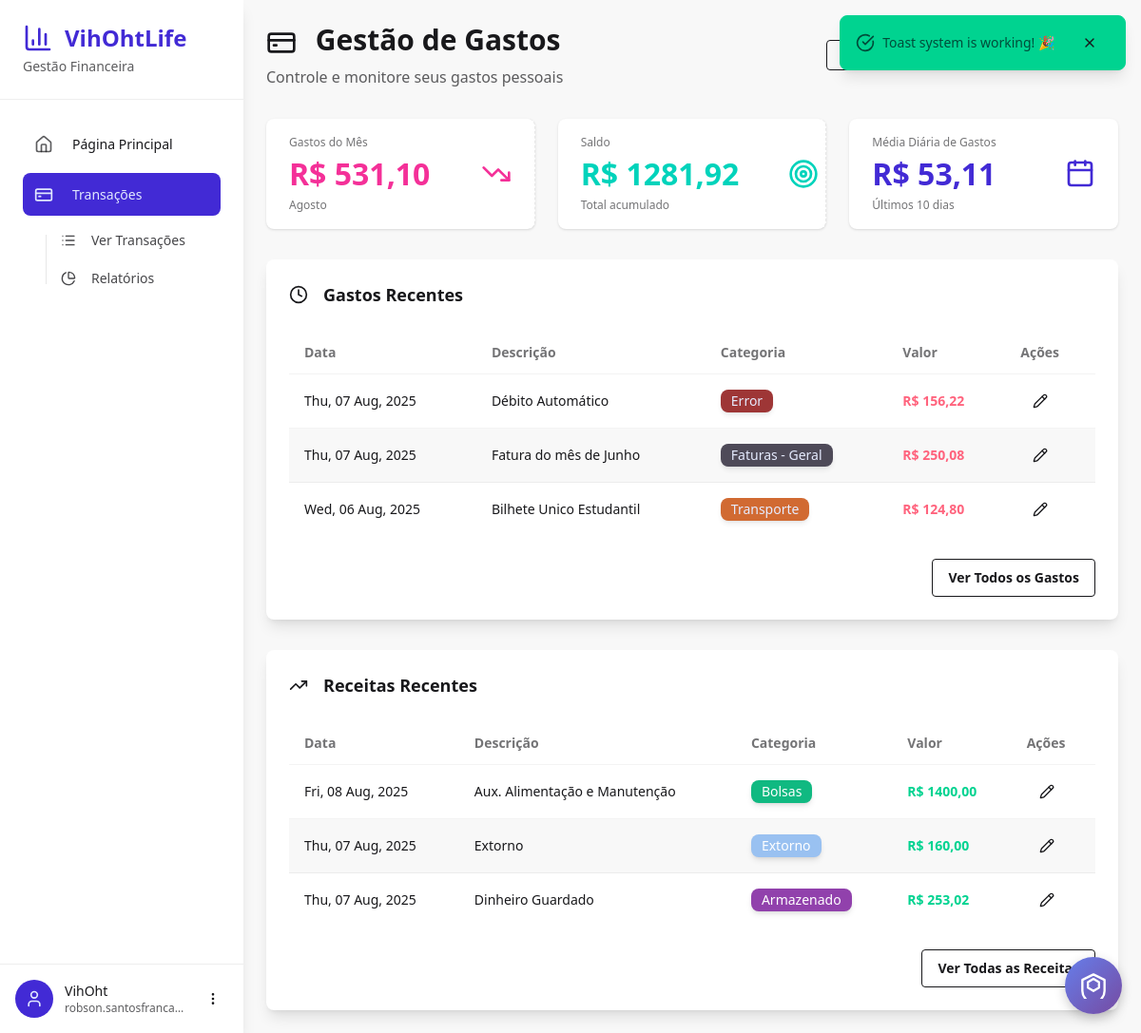
/finance/ (signed in), run on an earlier commit of the app's database.
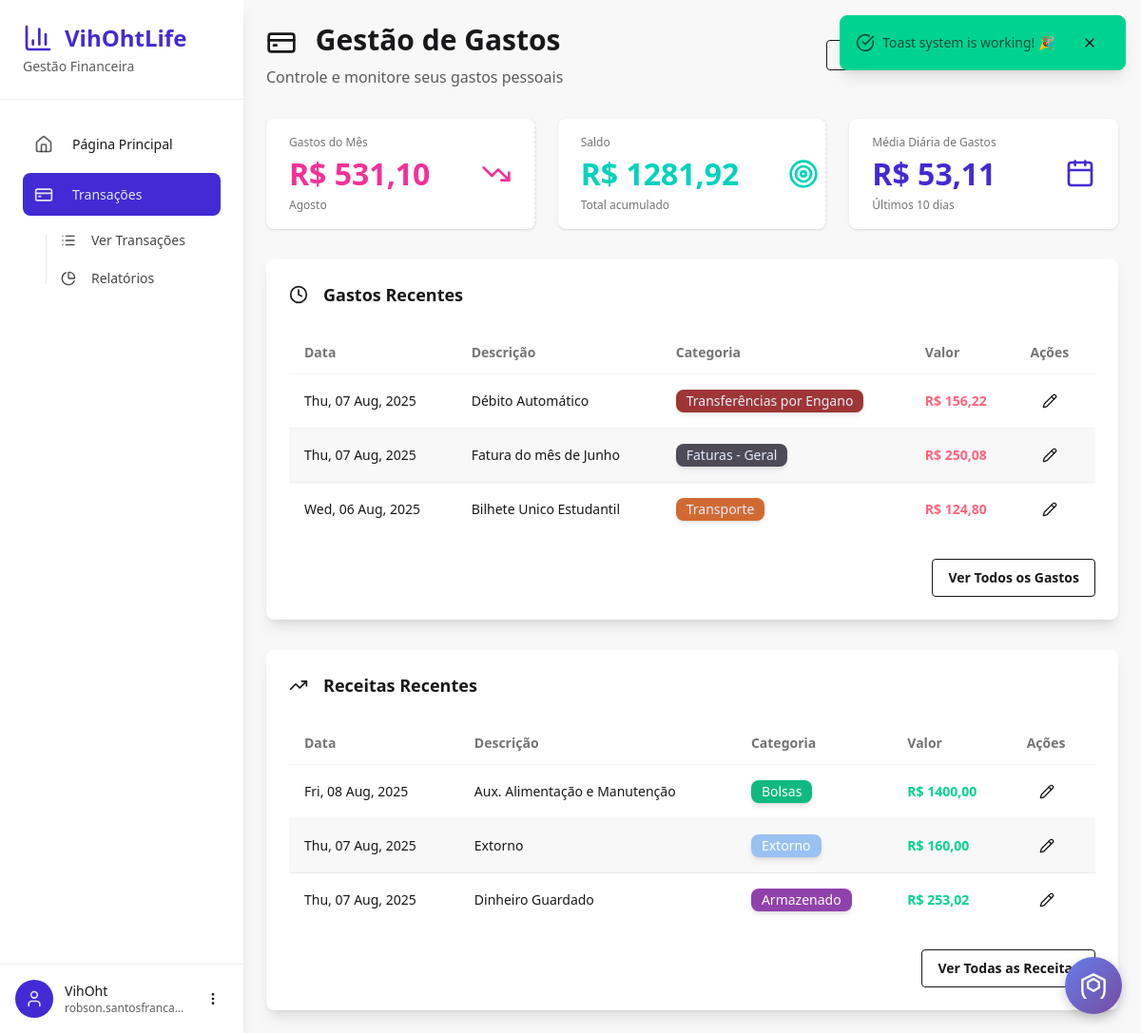
And on a later commit of the database.
### finance_manager/models.py (models this page shows, shortened)
class Expenses(models.Model):
    user = models.ForeignKey(settings.AUTH_USER_MODEL, on_delete=models.CASCADE)
    category = models.ForeignKey(
        ExpenseCategory, on_delete=models.CASCADE, null=True, blank=True
    )
    created_at = models.DateTimeField(auto_now_add=True)
    spent_at = models.DateField()
    description = models.CharField(max_length=100)
    detailed_description = models.CharField(max_length=600)
    amount = models.IntegerField()

class ExpenseCategory(models.Model):
    user = models.ForeignKey(settings.AUTH_USER_MODEL, on_delete=models.CASCADE)
    name = models.CharField(max_length=100)
    description = models.CharField(max_length=300)
    color = ColorField(default="#FFFFFF")
    class Meta:
        verbose_name_plural = "Expense Categories"
        unique_together = ["user", "name"]  # Prevent duplicate category names per user

### finance_manager/views.py (the view)
# urls.py: path("", views.dashboard, name="dashboard"),
@login_required
def dashboard(request):
    expenses = Expenses.objects.filter(user=request.user).order_by("-spent_at")[:5]
    expenses_this_month = Expenses.objects.filter(
        user=request.user,
        spent_at__year=datetime.now().year,
        spent_at__month=datetime.now().month,
    )
    incomes = Incomes.objects.filter(user=request.user).order_by("-received_at")[:5]
    expense_categories = ExpenseCategory.objects.filter(user=request.user)
    income_categories = IncomeCategorys.objects.filter(user=request.user)
    total_expenses = sum([x.amount for x in Expenses.objects.filter(user=request.user)])
    total_incomes = sum([x.amount for x in Incomes.objects.filter(user=request.user)])
    range_of_days = "Sem gastos neste mês"
    total_expenses_this_month = 0
    daily_mean = 0
    if expenses_this_month:
        range_of_days = f"Últimos {datetime.now().day} dias"
        total_expenses_this_month = sum([x.amount for x in expenses_this_month])
        daily_mean = total_expenses_this_month // datetime.now().day
    total_amount = total_incomes - total_expenses
    return render(
        request,
        "finance_manager/dashboard.html",
        {
            "expenses": expenses,
            "incomes": incomes,
            "expense_categories": expense_categories,
            "income_categories": income_categories,
            "categories": expense_categories,  # For backward compatibility
            "total_expenses_this_month": f"{total_expenses_this_month // 100},{total_expenses_this_month % 100:02n}",
            "total_amount": f"{total_amount // 100},{total_amount % 100:02n}",
            "range_of_days": range_of_days,
            "daily_mean": f"{daily_mean // 100},{daily_mean % 100:02n}",
        },
    )

### templates/finance_manager/dashboard.html (shortened to what the changed rows need)
{% extends 'finance_manager/base.html' %}
{% load static %}
{% load mathfilters %}
{% block finance_head %}
<link rel="stylesheet" type="text/css" href="{% static 'css/finance_dashboard.css' %}">
{% endblock %}
{% block finance_content %}
<div class="max-w-7xl mx-auto">
  <div class="mb-8">
    <div class="flex justify-between items-center mb-4">
      <div>
        <h1 class="text-3xl font-bold text-base-content mb-2">
          <i data-lucide="credit-card" class="w-8 h-8 inline-block mr-3"></i>
          Gestão de Gastos
        </h1>
      </div>
    </div>
  </div>
  <div class="mt-8">
    <div class="card bg-base-100 shadow-lg">
      <div class="card-body">
        <h2 class="card-title mb-4">
          <i data-lucide="clock" class="w-5 h-5 mr-2"></i>
          Gastos Recentes
        </h2>
        <div class="overflow-x-auto">
          <table class="table table-zebra">
            <thead>
              <tr>
                <th>Data</th>
                <th>Descrição</th>
                <th>Categoria</th>
                <th>Valor</th>
                <th>Ações</th>
              </tr>
            </thead>
            <tbody>
              {% for expense in expenses %}
              <tr>
                <td>{{ expense.spent_at | date:"D, d M, Y" }}</td>
                <td>{{ expense.description }}</td>
                <td><span class="badge badge-primary border-hidden shadow-md opacity-80" style="background-color:{{ expense.category.color }}; important!">{{ expense.category.name }}</span></td>
                {% with am=expense.amount %}
                <td class="text-error font-semibold">R$ {{ am|intdiv:100 }}{% if am|mod:100 == 0 %},00{%elif am|mod:100 < 10%},0{{am|mod:100}}{% else %},{{am|mod:100}}{% endif %}</td>
                {% endwith %}
                <td>
                  <button class="btn btn-ghost btn-sm" onclick="openEditExpenseModal({{ expense.id }}, '{{ expense.description|escapejs }}', '{{ expense.detailed_description|escapejs }}', '{{ expense.spent_at|date:'Y-m-d' }}', {{ expense.amount }}, {{ expense.category.id }})">
                    <i data-lucide="pencil" class="w-4 h-4"></i>
                  </button>
                </td>
              </tr>
              {% endfor %}
            </tbody>
          </table>
        </div>
      </div>
    </div>
  </div>
  <div class="mt-8">
    <div class="card bg-base-100 shadow-lg">
      <div class="card-body">
        <h2 class="card-title mb-4">
          <i data-lucide="trending-up" class="w-5 h-5 mr-2"></i>
          Receitas Recentes
        </h2>
        <div class="overflow-x-auto">
          <table class="table table-zebra">
            <thead>
              <tr>
                <th>Data</th>
                <th>Descrição</th>
                <th>Categoria</th>
                <th>Valor</th>
                <th>Ações</th>
              </tr>
            </thead>
          </table>
        </div>
      </div>
    </div>
  </div>
</div>
  </div>
</div>
{% endblock %}

What changed in the data, as far as the page shows it:
changed through a linked row, Expenses "Débito Automático": category.name "Error" → "Transferências por Engano"
